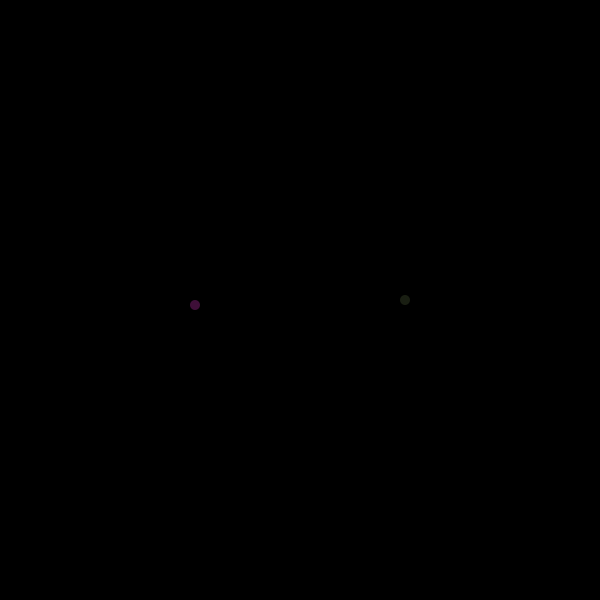
Frame 1 (no input)
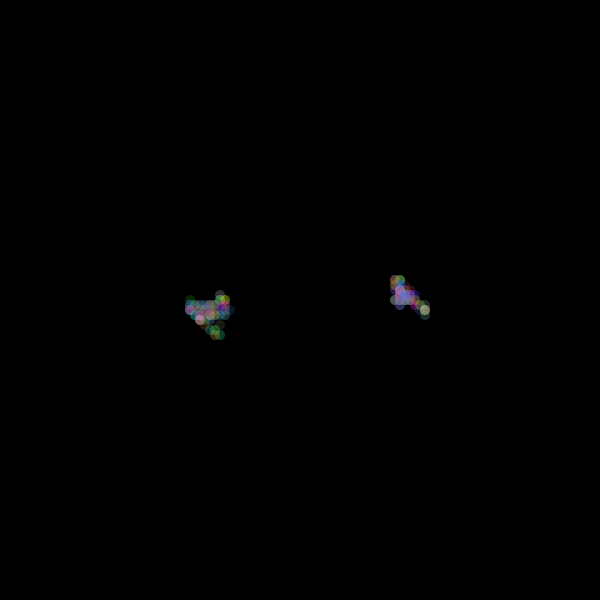
Frame 60 (the mouse pressed at the canvas centre just before this capture)
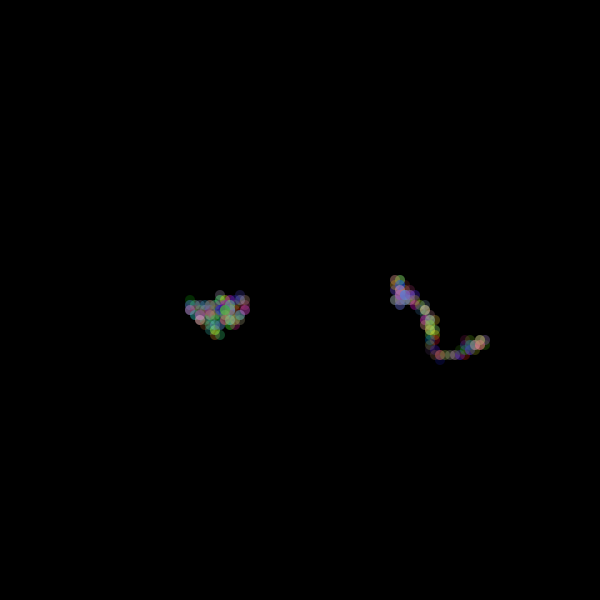
Frame 120 (the mouse held since frame 60 and released just before this capture)

The Processing sketch that drew these frames (run headless with seeded random() and noise(); from frame 60 on, the mouse is pressed at the canvas centre):

// Processing sketch: Quiz_2
// ── Quiz_2.pde
Walker walker1, walker2;

void setup() {
  size(600, 600);
  background(0);
  walker1 = new Walker(width/3, height/2);
  walker2 = new Walker(2*width/3, height/2);
}

void draw() {
  walker1.randomWalk();
  walker2.randomWalkBiased();
  walker1.display();
  walker2.display();
}

class Walker {
  float x, y;
  
  Walker(float startX, float startY) {
    x = startX;
    y = startY;
  }
  
  void randomWalk() {
    float choice = random(8);
    if (choice < 1) x += 5;  // Right
    else if (choice < 2) x -= 5;  // Left
    else if (choice < 3) y += 5;  // Down
    else if (choice < 4) y -= 5;  // Up
    else if (choice < 5) { x += 5; y += 5; }  // Bottom right
    else if (choice < 6) { x -= 5; y += 5; }  // Bottom left
    else if (choice < 7) { x += 5; y -= 5; }  // Top right
    else { x -= 5; y -= 5; }  // Top left
    constrainPos();
  }
  
  void randomWalkBiased() {
    float choice = random(100);
    if (choice < 40) x += 5;  // 40% chance to move right
    else if (choice < 60) x -= 5;  // 20% left
    else if (choice < 80) y -= 5;  // 20% up
    else y += 5;  // 20% down
    constrainPos();
  }
  
  void constrainPos() {
    x = constrain(x, 0, width);
    y = constrain(y, 0, height);
  }
  
  void display() {
    noStroke();
    fill(random(255), random(255), random(255), random(50, 100));
    ellipse(x, y, 10, 10);
  }
}
